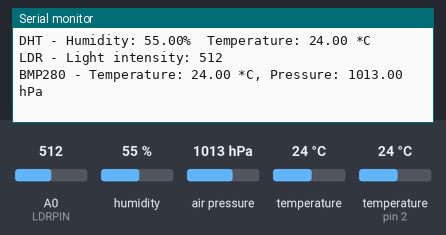
The sketch below on a simulated Arduino Nano, built with avr-gcc and run on an emulated ATmega328P. On the bench: the last lines printed to the serial monitor. The inputs (shaded band) are chosen by the test bench; at power-on: humidity 55 %, air pressure 1013 hPa, A0 (LDRPIN) = 512, temperature 24 °C, temperature (sensor on pin 2) 24 °C.

Above: at 2.9 s.
3.0 s: humidity set to 22 %
At 4.24 s:
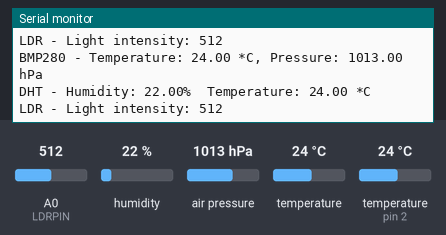
5.8 s: air pressure set to 952 hPa
At 7.4 s:
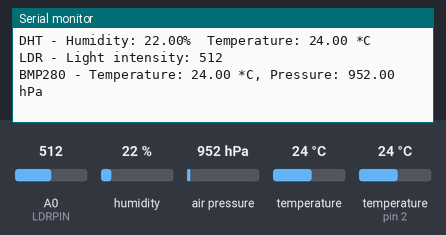
8.6 s: A0 (LDRPIN) set to 716
At 11.1 s:
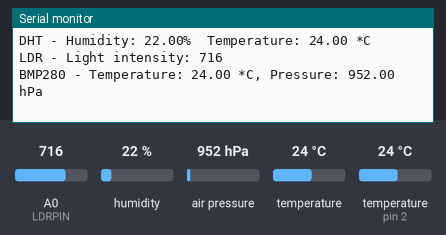
11.4 s: temperature (sensor 0) set to 12 °C
At 13.0 s:
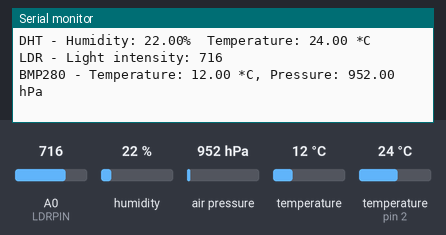
14.2 s: temperature (sensor on pin 2) set to 12 °C
At 16.0 s:
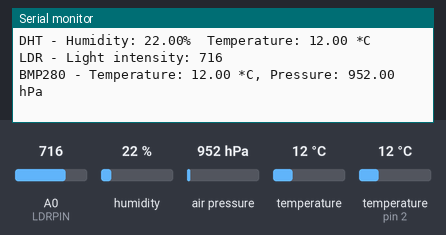
17.0 s: A0 (LDRPIN) set to 992
At 19.7 s:
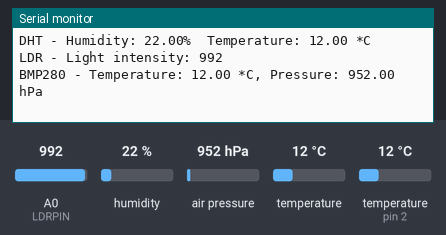
Timing chart, 0 to 20.8 s (numbered marks = the images above; inputs shaded):
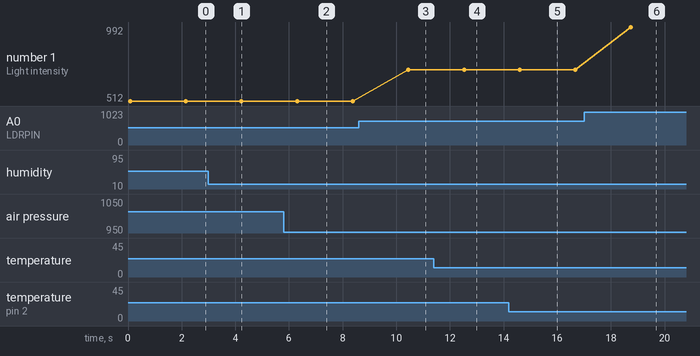

Measured:
- after the input at 3.0 s, the serial monitor: prints a new line after 1.2 s (image 1)
- after the input at 5.8 s, the serial monitor: prints a new line after 0.53 s (image 2)
- after the input at 8.6 s, the serial monitor: prints a new line after 1.9 s (image 3)
- after the input at 11.4 s, the serial monitor: prints a new line after 1.2 s (image 4)
- after the input at 14.2 s, the serial monitor: prints a new line after 0.35 s (image 5)
- after the input at 17.0 s, the serial monitor: prints a new line after 1.7 s (image 6)
- plotted number 1: 512 → 716 after the input at 8.6 s, 716 → 992 after the input at 17.0 s

The sketch:

Teste2.ino
```cpp
/*
Conexões para BMP280 com Arduino Nano utilizando SPI:

BMP280:
VCC: Conectar ao 3.3V do Arduino Nano
GND: Conectar ao GND do Arduino Nano
SCL: Conectar ao pino D13 (SCK) do Arduino Nano
SDA: Conectar ao pino D11 (MOSI) do Arduino Nano
CSB: Conectar ao pino D10 para Chip Select (CS)
SDO: Não utilizado no modo SPI

DHT22:
VCC: Conectar ao 5V do Arduino Nano
DATA: Conectar ao pino D2 do Arduino Nano
GND: Conectar ao GND do Arduino Nano

LDR:
Conectar um lado ao A0 do Arduino Nano
Conectar o outro lado a um resistor de pull-down de 10kΩ para o GND
VCC: Conectar ao 5V do Arduino Nano
*/

#include <SPI.h>
#include <Adafruit_Sensor.h>
#include <Adafruit_BMP280.h>
#include <DHT.h>

// Definindo os pinos para SPI do BMP280
#define BMP_CS 10
#define BMP_SCK 13
#define BMP_MOSI 11

// Definindo pinos para o sensor DHT22
#define DHTPIN 2
#define DHTTYPE DHT22

// Definindo pino para o sensor LDR
#define LDRPIN A0

Adafruit_BMP280 bmp; // Usando SPI com pinos específicos
DHT dht(DHTPIN, DHTTYPE); // Sensor DHT22
int ldrValue = 0; // Valor do sensor LDR

void setup() {
  Serial.begin(9600);
  Serial.println(F("BMP280, DHT22 and LDR test"));

  // Inicialização dos pinos SPI
  pinMode(BMP_CS, OUTPUT); // Definindo CSB como saída
  digitalWrite(BMP_CS, HIGH); // Inicia desativado

  // Inicialização dos sensores
  if (!bmp.begin(BMP_CS)) {
    Serial.println(F("Could not find a valid BMP280 sensor, check wiring!"));
    while (1);
  }

  dht.begin();
}

void loop() {
  // Leitura do sensor DHT22----------------------------------
  float h = dht.readHumidity();
  float t = dht.readTemperature();
  if (isnan(h) || isnan(t)) {
    Serial.println(F("Failed to read from DHT sensor!"));
  } else {
    Serial.print(F("DHT - Humidity: "));
    Serial.print(h);
    Serial.print(F("%  Temperature: "));
    Serial.print(t);
    Serial.println(" *C");
  }
  //-----------------------------------------------------------

  // Leitura do sensor LDR------------------------------------
  ldrValue = analogRead(LDRPIN);
  Serial.print(F("LDR - Light intensity: "));
  Serial.println(ldrValue);
  //-----------------------------------------------------------

  // Leitura do sensor BMP280----------------------------------
  Serial.print(F("BMP280 - "));
  Serial.print(F("Temperature: "));
  Serial.print(bmp.readTemperature());
  Serial.print(" *C, ");
  Serial.print(F("Pressure: "));
  Serial.print(bmp.readPressure() / 100.0); // Convertendo de Pa para hPa
  Serial.println(" hPa");
  //-----------------------------------------------------------

  Serial.println();
  delay(2000);
}
```
